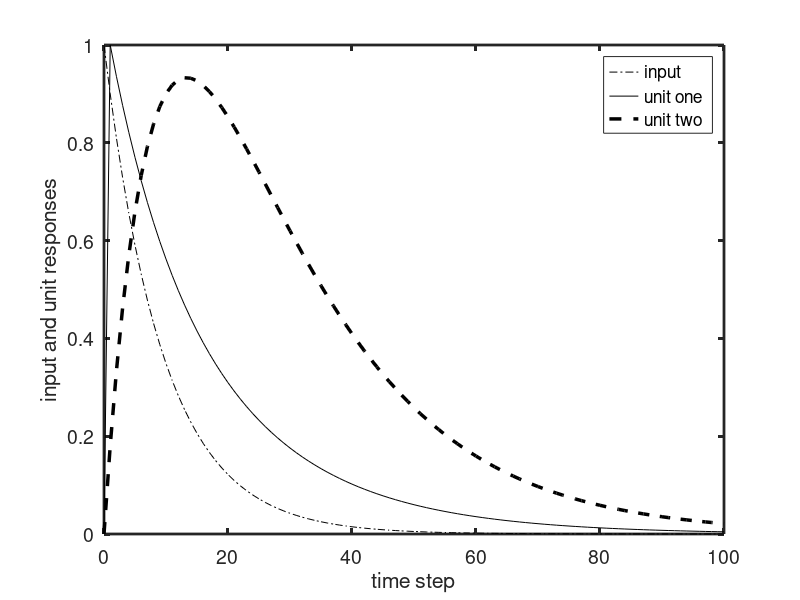

This figure's MATLAB source:
% velocityStoreLeak.m
% this script implements the parallel-pathway and 
% positive feedback models of velocity storage, and
% the negative feedback model of velocity leakage

v1=1; v2=0.18; % set weights from the input
w11=0; w12=0.2; % set feedback weights to unit one
w21=0.; w22=0.95; % set feedback weights to unit two

V=[v1;v2]; % compose input weight matrix (vector)
W=[w11 w12;w21 w22]; % compose feedback weight matrix

tEnd=100; % set end time
tVec=0:tEnd; % set time vector
nTs=tEnd+1; % find number of time steps
dkc=0.9; % set input geometric decay constant
x=(dkc).^(tVec); % generate input

y=zeros(2,nTs); % zero the output vector
for t=2:nTs,  % do for each time step
    y(:,t)=W*y(:,t-1) + V*x(t-1); % compute output
end  % end loop



% plot results
clf
plot(tVec,x,'k-.',tVec,y(1,:),'k',tVec,y(2,:),'k--','linewidth',2.5)
% axis([0 tEnd 0 1.05])
xlabel('time step','fontsize',14)
ylabel('input and unit responses','fontsize',14)
legend('input','unit one','unit two')
set(gca,'linewidth',2)
set(gca,'fontsize',14)

return

% parallel-pathway model of velocity storage
v1=1; v2=0.18; w11=0; w12=0.2; w21=0; w22=0.95; dkc=0.9;
% positive-feedback model of velocity storage
v1=1; v2=0; w11=0; w12=0.2; w21=0.2; w22=0.9; dkc=0.9;
% negative-feedback model of velocity leakage
v1=1; v2=0; w11=0; w12=-0.2; w21=0.2; w22=0.9; dkc=0.95;



